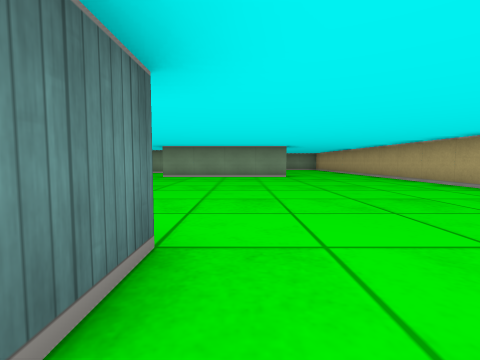
View 1 (above)

19 first-person views from a walk through a cub3D maze. The camera is about half as high as the walls, tilts 4° down and sees 85° across. The floor is counted in squares. Each view is taken from the middle of a square. On the plan, view 1 faces up. The plan holds only what a view shows up to about 9 squares ahead; the rest is blank. The place goes on beyond the plan.

View 2
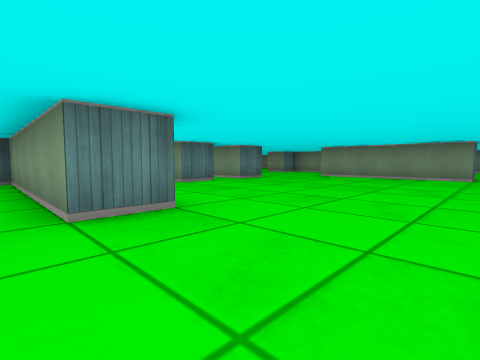

View 3
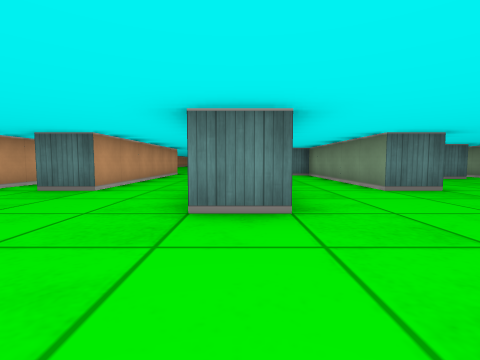

View 4
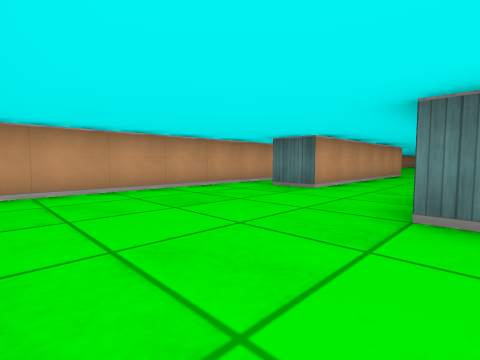

View 5
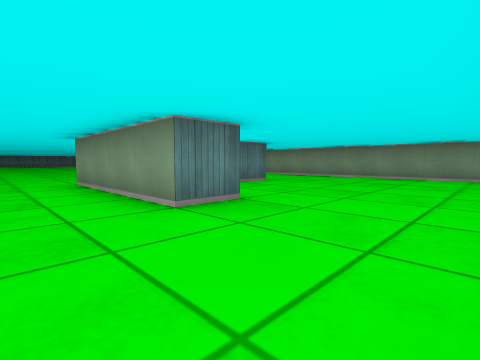

View 6
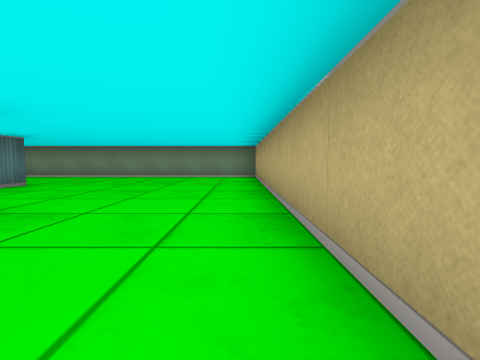

View 7
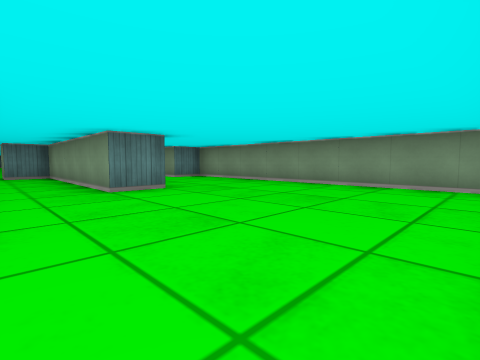

View 8
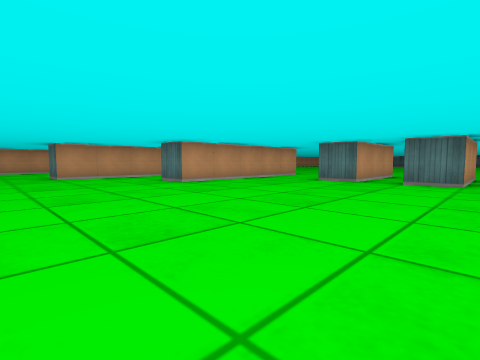

View 9
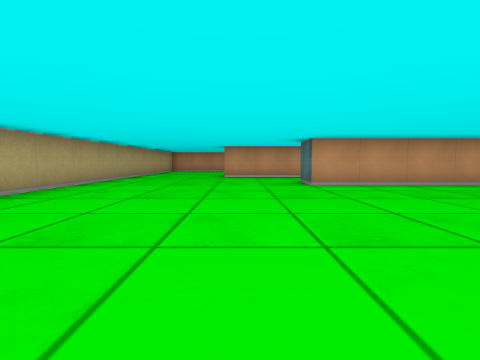

View 10
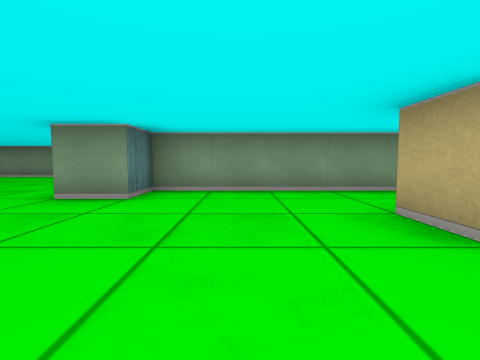

View 11
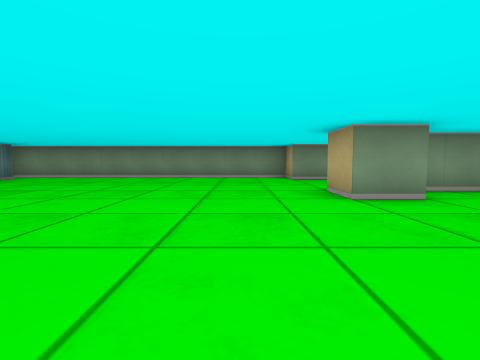

View 12
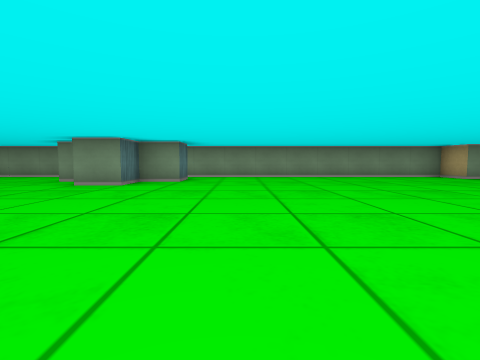

View 13
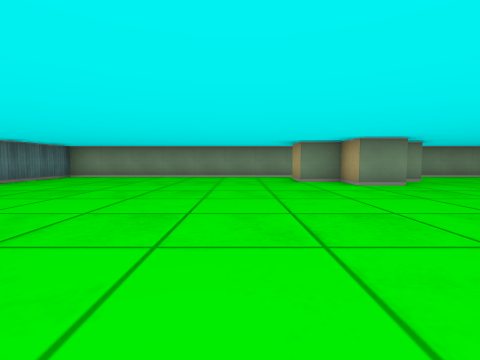

View 14
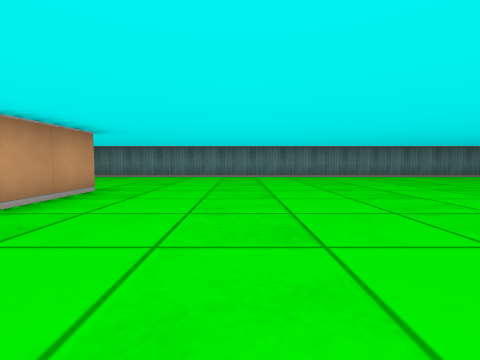

View 15
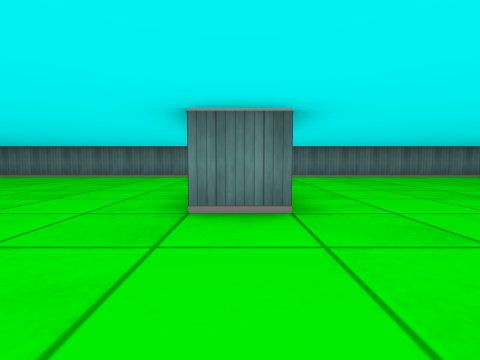

View 16
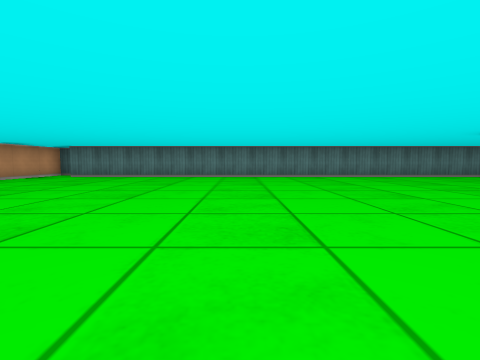

View 17
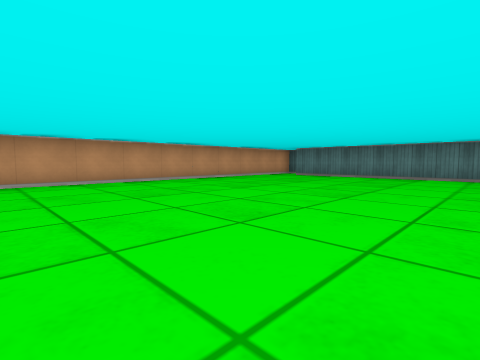

View 18
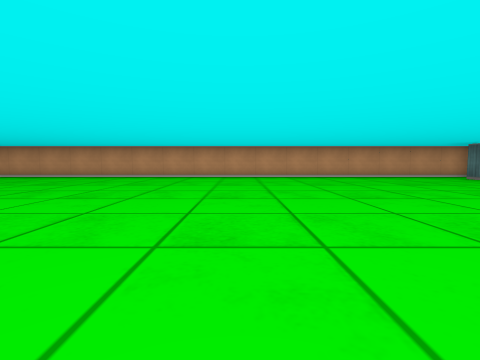

View 19
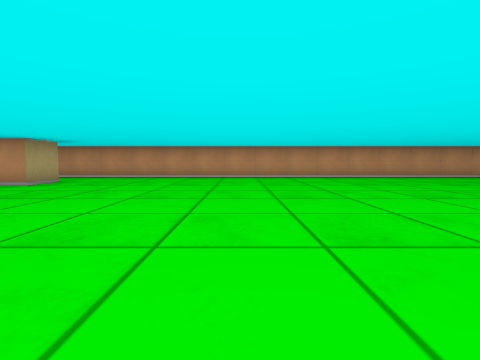

### Floor plan
Points are (right, up) in squares from view 1. A wall is a line through its corners. A room is listed if a view was taken in it or the views show most of it. See-through windows are left out.
Room 1 (views 1, 2, 3, 4, 5, 6, 7, 8, 9)
walls: (-3.5, 6.5) (-3.5, 5.5) (-4.8, 5.5); (4.5, 4.9) (4.5, 15.2); (1.5, 9.5) (1.5, 8.5) (-2.5, 8.5) (-2.5, 9.5); (-4.4, 1.5) (-0.5, 1.5) (-0.5, 0.5); (-6.5, 4.5) (-3.5, 4.5) (-3.5, 3.5); (-1.2, -1.5) (1.5, -1.5) (1.5, -2.5); (-0.5, 12.6) (-0.5, 11.5); (4.5, -2) (4.5, 3.2); (-0.5, -4.5) (-0.5, -5.5); (-3.5, 15.2) (-3.5, 14.5) (-6.5, 14.5); (4.6, 15.5) (-3.2, 15.5); (-1.9, -6.5) (3.9, -6.5)
ways out: opening at (-7, 13.5) to room 2; opening at (-5.1, 6.3) to room 2; opening at (-1.5, -3.5) to room 2; opening at (-1.5, -0.5) to room 2; opening at (-1.5, 10.5) to room 2
Room 2 (views 10, 11, 12, 13, 14, 15, 16, 17, 18, 19)
walls: (-20.5, 4.5) (-18.5, 4.5) (-18.5, 3.5); (-6.5, 6.5) (-3.5, 6.5); (-14.5, 14.5) (-14.5, 13.5) (-15.5, 13.5) (-15.5, 12.5) (-16.5, 12.5) (-16.5, 13.5) (-17.5, 13.5) (-17.5, 14.5); (-17.2, 15.5) (-24.5, 15.5) (-24.5, -6.5); (-6.5, -5.5) (-6.5, -4.5) (-0.5, -4.5); (-6.5, 14.5) (-6.5, 15.5) (-15.4, 15.5); (-0.5, 0.5) (-5.5, 0.5); (-0.5, 11.5) (-5.5, 11.5) (-5.5, 10.5) (-6.5, 10.5) (-6.5, 11.5); (-25.4, -7.5) (-5.1, -7.5)
ways out: opening at (-7, 13.5) to room 1; opening at (-5.1, 6.3) to room 1; opening at (-1.5, -3.5) to room 1; opening at (-1.5, -0.5) to room 1; opening at (-1.5, 10.5) to room 1

Positions as (right, up) in squares from view 1, and headings:
1: (0, 0), facing up
2: (2, 0), facing up-left
3: (4, -2), facing left
4: (4, -2), facing down-left
5: (4, 7), facing up-left
6: (4, 7), facing up
7: (4, 10), facing up-left
8: (3, 7), facing down-left
9: (1, 7), facing down
10: (-4, 7), facing up
11: (-8, 7), facing up
12: (-13, 7), facing up
13: (-19, 7), facing up
14: (-16, 7), facing left
15: (-16, 4), facing left
16: (-16, -1), facing left
17: (-16, -1), facing down-left
18: (-18, 1), facing down
19: (-11, 1), facing down
